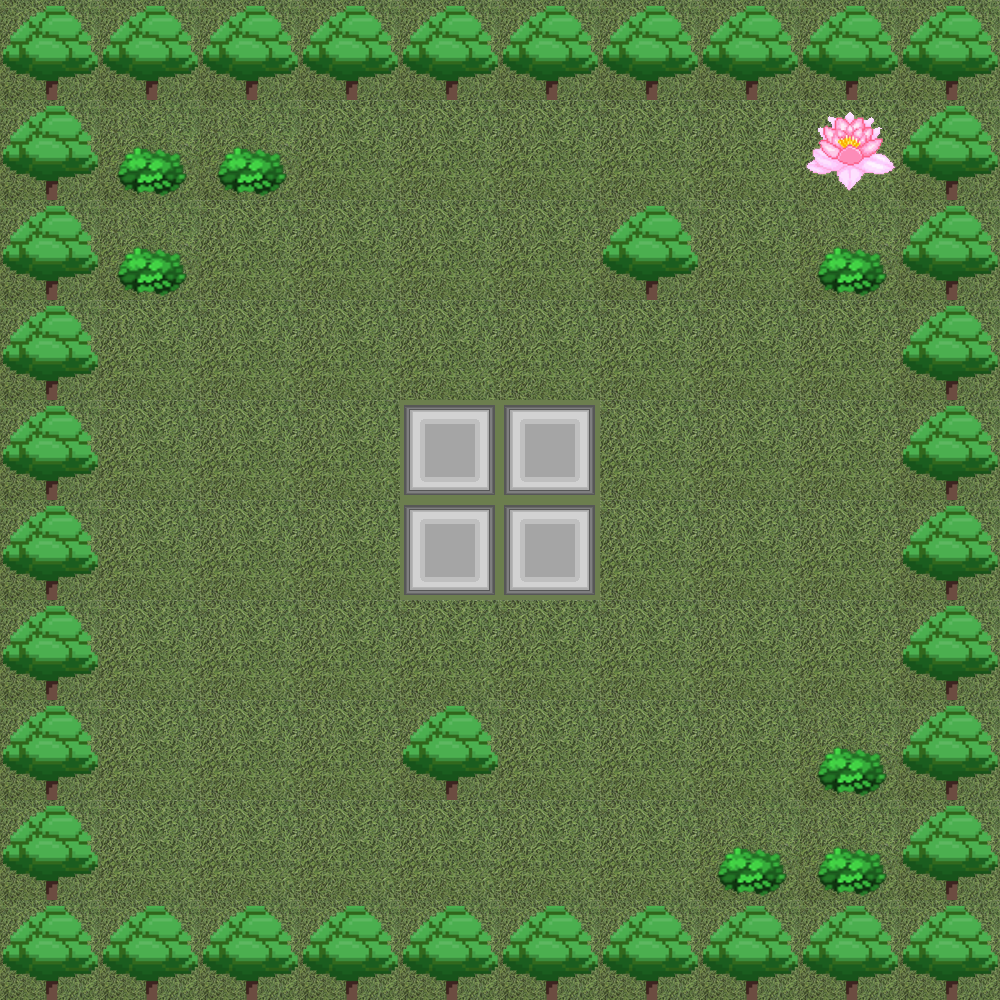

This is a level from a 2D game, rendered from its Tiled map with the project's own tilesets. A one-line summary and the complete map file follow:
An orthogonal 10x10 tile map with 100x100 px tiles, 1 tile layer (Слой тайлов 1) and 56 objects (49x solid, 4x enemy1, player, enemy2, flower).

<map version="1.5" tiledversion="1.7.0" orientation="orthogonal" renderorder="right-down" width="10" height="10" tilewidth="100" tileheight="100" infinite="0" nextlayerid="3" nextobjectid="98">
 <tileset firstgid="1" name="map" tilewidth="100" tileheight="100" tilecount="6" columns="1">
  <image source="images/map.png" width="100" height="600" />
 </tileset>
 <layer id="1" name="Слой тайлов 1" width="10" height="10">
  <data>
   <tile gid="4" />
   <tile gid="4" />
   <tile gid="4" />
   <tile gid="4" />
   <tile gid="4" />
   <tile gid="4" />
   <tile gid="4" />
   <tile gid="4" />
   <tile gid="4" />
   <tile gid="4" />
   <tile gid="4" />
   <tile gid="2" />
   <tile gid="2" />
   <tile gid="3" />
   <tile gid="3" />
   <tile gid="3" />
   <tile gid="3" />
   <tile gid="3" />
   <tile gid="6" />
   <tile gid="4" />
   <tile gid="4" />
   <tile gid="2" />
   <tile gid="3" />
   <tile gid="3" />
   <tile gid="3" />
   <tile gid="3" />
   <tile gid="4" />
   <tile gid="3" />
   <tile gid="2" />
   <tile gid="4" />
   <tile gid="4" />
   <tile gid="3" />
   <tile gid="3" />
   <tile gid="3" />
   <tile gid="3" />
   <tile gid="3" />
   <tile gid="3" />
   <tile gid="3" />
   <tile gid="3" />
   <tile gid="4" />
   <tile gid="4" />
   <tile gid="3" />
   <tile gid="3" />
   <tile gid="3" />
   <tile gid="5" />
   <tile gid="5" />
   <tile gid="3" />
   <tile gid="3" />
   <tile gid="3" />
   <tile gid="4" />
   <tile gid="4" />
   <tile gid="3" />
   <tile gid="3" />
   <tile gid="3" />
   <tile gid="5" />
   <tile gid="5" />
   <tile gid="3" />
   <tile gid="3" />
   <tile gid="3" />
   <tile gid="4" />
   <tile gid="4" />
   <tile gid="3" />
   <tile gid="3" />
   <tile gid="3" />
   <tile gid="3" />
   <tile gid="3" />
   <tile gid="3" />
   <tile gid="3" />
   <tile gid="3" />
   <tile gid="4" />
   <tile gid="4" />
   <tile gid="3" />
   <tile gid="3" />
   <tile gid="3" />
   <tile gid="4" />
   <tile gid="3" />
   <tile gid="3" />
   <tile gid="3" />
   <tile gid="2" />
   <tile gid="4" />
   <tile gid="4" />
   <tile gid="3" />
   <tile gid="3" />
   <tile gid="3" />
   <tile gid="3" />
   <tile gid="3" />
   <tile gid="3" />
   <tile gid="2" />
   <tile gid="2" />
   <tile gid="4" />
   <tile gid="4" />
   <tile gid="4" />
   <tile gid="4" />
   <tile gid="4" />
   <tile gid="4" />
   <tile gid="4" />
   <tile gid="4" />
   <tile gid="4" />
   <tile gid="4" />
   <tile gid="4" />
  </data>
 </layer>
 <objectgroup id="2" name="Слой объектов 1">
  <object id="1" name="player" x="205.333" y="213.333" width="80" height="80" />
  <object id="4" name="enemy2" x="600" y="500" width="80" height="80" />
  <object id="17" name="solid" x="100" y="0" width="100" height="100" />
  <object id="19" name="solid" x="200" y="0" width="100" height="100" />
  <object id="20" name="solid" x="300" y="0" width="100" height="100" />
  <object id="21" name="solid" x="400" y="0" width="100" height="100" />
  <object id="22" name="solid" x="500" y="0" width="100" height="100" />
  <object id="23" name="solid" x="600" y="0" width="100" height="100" />
  <object id="24" name="solid" x="700" y="0" width="100" height="100" />
  <object id="25" name="solid" x="800" y="0" width="100" height="100" />
  <object id="26" name="solid" x="800" y="900" width="100" height="100" />
  <object id="27" name="solid" x="700" y="900" width="100" height="100" />
  <object id="28" name="solid" x="600" y="900" width="100" height="100" />
  <object id="29" name="solid" x="500" y="900" width="100" height="100" />
  <object id="30" name="solid" x="400" y="900" width="100" height="100" />
  <object id="31" name="solid" x="300" y="900" width="100" height="100" />
  <object id="32" name="solid" x="200" y="900" width="100" height="100" />
  <object id="33" name="solid" x="100" y="900" width="100" height="100" />
  <object id="34" name="solid" x="0" y="700" width="100" height="100" />
  <object id="35" name="solid" x="0" y="600" width="100" height="100" />
  <object id="36" name="solid" x="0" y="500" width="100" height="100" />
  <object id="37" name="solid" x="0" y="400" width="100" height="100" />
  <object id="38" name="solid" x="0" y="300" width="100" height="100" />
  <object id="39" name="solid" x="0" y="200" width="100" height="100" />
  <object id="40" name="solid" x="0" y="100" width="100" height="100" />
  <object id="41" name="solid" x="0" y="800" width="100" height="100" />
  <object id="58" name="solid" x="0" y="900" width="100" height="100" />
  <object id="59" name="solid" x="0" y="0" width="100" height="100" />
  <object id="60" name="solid" x="900" y="700" width="100" height="100" />
  <object id="61" name="solid" x="900" y="600" width="100" height="100" />
  <object id="62" name="solid" x="900" y="500" width="100" height="100" />
  <object id="63" name="solid" x="900" y="400" width="100" height="100" />
  <object id="64" name="solid" x="900" y="300" width="100" height="100" />
  <object id="65" name="solid" x="900" y="200" width="100" height="100" />
  <object id="66" name="solid" x="900" y="100" width="100" height="100" />
  <object id="67" name="solid" x="900" y="800" width="100" height="100" />
  <object id="68" name="solid" x="900" y="900" width="100" height="100" />
  <object id="69" name="solid" x="900" y="0" width="100" height="100" />
  <object id="71" name="solid" x="800" y="200" width="100" height="100" />
  <object id="79" name="solid" x="400" y="400" width="100" height="100" />
  <object id="80" name="solid" x="500" y="400" width="100" height="100" />
  <object id="81" name="solid" x="400" y="500" width="100" height="100" />
  <object id="82" name="solid" x="500" y="500" width="100" height="100" />
  <object id="83" name="solid" x="100" y="200" width="100" height="100" />
  <object id="84" name="solid" x="100" y="100" width="100" height="100" />
  <object id="85" name="solid" x="200" y="100" width="100" height="100" />
  <object id="86" name="solid" x="600" y="200" width="100" height="100" />
  <object id="87" name="solid" x="800" y="700" width="100" height="100" />
  <object id="88" name="solid" x="800" y="800" width="100" height="100" />
  <object id="89" name="solid" x="700" y="800" width="100" height="100" />
  <object id="91" name="enemy1" x="700" y="200" width="80" height="80" />
  <object id="92" name="flower" x="800" y="100" width="100" height="100" />
  <object id="93" name="enemy1" x="100" y="800" width="80" height="80" />
  <object id="95" name="enemy1" x="500" y="700" width="80" height="80" />
  <object id="96" name="enemy1" x="600" y="400" width="80" height="80" />
  <object id="97" name="solid" x="400" y="700" width="100" height="100" />
 </objectgroup>
</map>